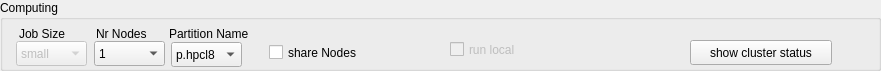
            <widget class="QGroupBox" name="groupBox_10">
             <property name="geometry">
              <rect>
               <x>6</x>
               <y>730</y>
               <width>881</width>
               <height>71</height>
              </rect>
             </property>
             <property name="title">
              <string>Computing</string>
             </property>
             <widget class="QLabel" name="label_11">
              <property name="geometry">
               <rect>
                <x>19</x>
                <y>25</y>
                <width>80</width>
                <height>17</height>
               </rect>
              </property>
              <property name="text">
               <string>Job Size</string>
              </property>
             </widget>
             <widget class="QComboBox" name="dropDown_jobSize">
              <property name="enabled">
               <bool>false</bool>
              </property>
              <property name="geometry">
               <rect>
                <x>16</x>
                <y>41</y>
                <width>71</width>
                <height>25</height>
               </rect>
              </property>
              <item>
               <property name="text">
                <string>small </string>
               </property>
              </item>
              <item>
               <property name="text">
                <string>medium</string>
               </property>
              </item>
              <item>
               <property name="text">
                <string>large</string>
               </property>
              </item>
             </widget>
             <widget class="QLabel" name="label_17">
              <property name="geometry">
               <rect>
                <x>169</x>
                <y>25</y>
                <width>91</width>
                <height>17</height>
               </rect>
              </property>
              <property name="text">
               <string>Partition Name</string>
              </property>
             </widget>
             <widget class="QComboBox" name="dropDown_partitionName">
              <property name="geometry">
               <rect>
                <x>171</x>
                <y>42</y>
                <width>71</width>
                <height>25</height>
               </rect>
              </property>
              <item>
               <property name="text">
                <string>p.hpcl8</string>
               </property>
              </item>
              <item>
               <property name="text">
                <string>p.hpcl9</string>
               </property>
              </item>
              <item>
               <property name="text">
                <string>p.hpcl93</string>
               </property>
              </item>
             </widget>
             <widget class="QPushButton" name="btn_showClusterStatus">
              <property name="geometry">
               <rect>
                <x>690</x>
                <y>40</y>
                <width>142</width>
                <height>25</height>
               </rect>
              </property>
              <property name="text">
               <string>show cluster status</string>
              </property>
             </widget>
             <widget class="QLabel" name="label_18">
              <property name="geometry">
               <rect>
                <x>96</x>
                <y>25</y>
                <width>80</width>
                <height>17</height>
               </rect>
              </property>
              <property name="text">
               <string>Nr Nodes</string>
              </property>
             </widget>
             <widget class="QComboBox" name="dropDown_nrNodes">
              <property name="geometry">
               <rect>
                <x>94</x>
                <y>41</y>
                <width>71</width>
                <height>25</height>
               </rect>
              </property>
              <item>
               <property name="text">
                <string>1</string>
               </property>
              </item>
              <item>
               <property name="text">
                <string>2</string>
               </property>
              </item>
              <item>
               <property name="text">
                <string>3</string>
               </property>
              </item>
              <item>
               <property name="text">
                <string>4</string>
               </property>
              </item>
              <item>
               <property name="text">
                <string>5</string>
               </property>
              </item>
              <item>
               <property name="text">
                <string>6</string>
               </property>
              </item>
              <item>
               <property name="text">
                <string>7</string>
               </property>
              </item>
             </widget>
             <widget class="QCheckBox" name="checkBox_shareNodes">
              <property name="geometry">
               <rect>
                <x>269</x>
                <y>41</y>
                <width>121</width>
                <height>23</height>
               </rect>
              </property>
              <property name="text">
               <string>share Nodes</string>
              </property>
             </widget>
             <widget class="QCheckBox" name="checkBox_run_local">
              <property name="enabled">
               <bool>false</bool>
              </property>
              <property name="geometry">
               <rect>
                <x>450</x>
                <y>38</y>
                <width>81</width>
                <height>23</height>
               </rect>
              </property>
              <property name="text">
               <string>run local</string>
              </property>
             </widget>
            </widget>
